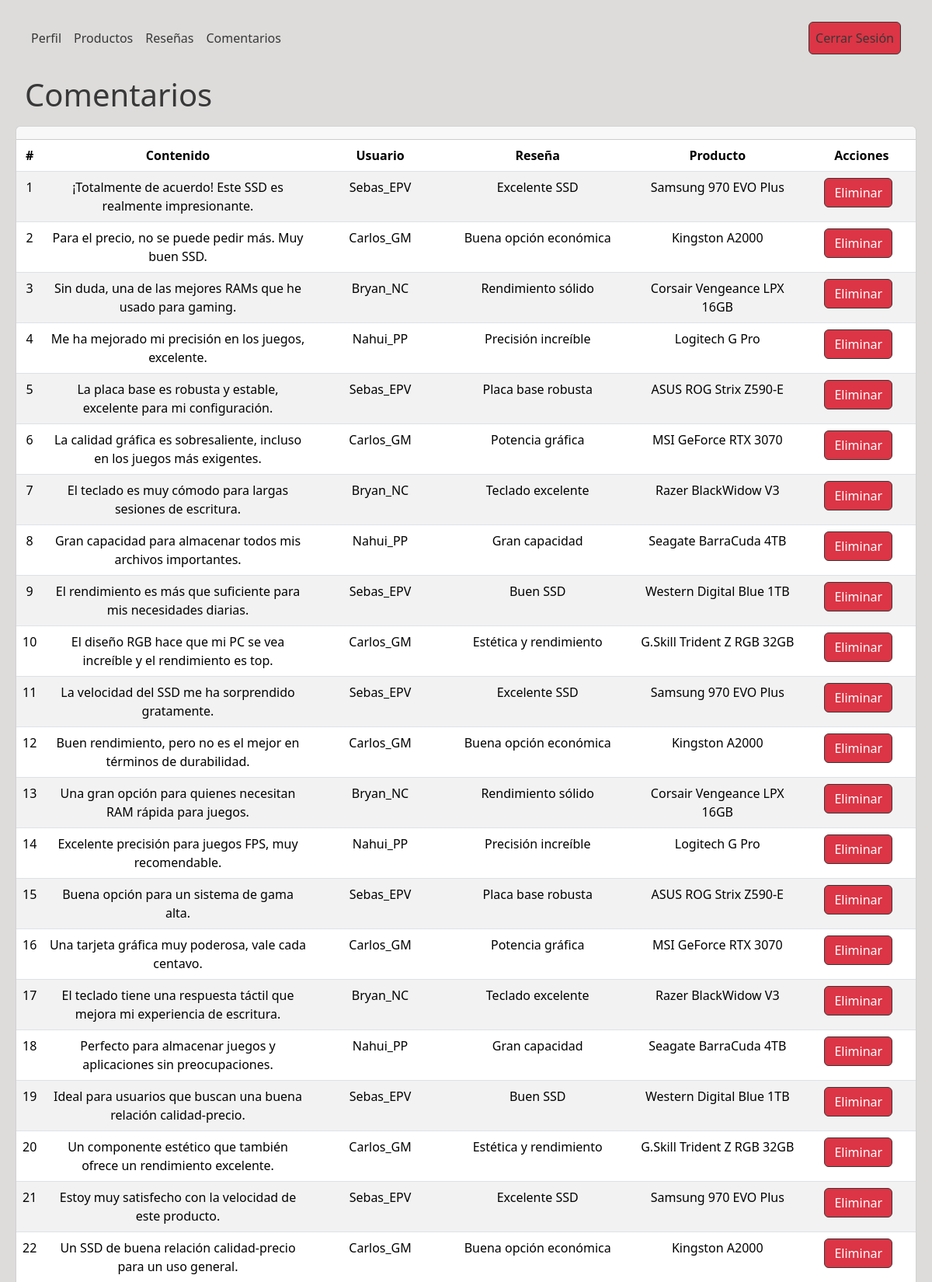
Screenshot of /app/views/admin/gestionarComentarios/listarComentarios.php (upper part) with the database file from the repository.
### tables this page shows
CREATE TABLE comments (
	comments_id INT PRIMARY KEY AUTO_INCREMENT,
    content TEXT,
    fk_user_id INT,
	CONSTRAINT fk_user_id_comments FOREIGN KEY (fk_user_id) REFERENCES users(user_id),
    fk_review_id INT,
	CONSTRAINT fk_review_id_comments FOREIGN KEY (fk_review_id) REFERENCES reviews(review_id)
);

CREATE TABLE users(
    user_id INT AUTO_INCREMENT PRIMARY KEY, 
    username VARCHAR(50) NOT NULL UNIQUE,
    first_name VARCHAR(25) NOT NULL,
    last_name VARCHAR (25) NOT NULL,
    pass VARCHAR(255) NOT NULL,
    email VARCHAR (50) NOT NULL,
    permissions BOOL NOT NULL
);

CREATE TABLE reviews(
    review_id INT AUTO_INCREMENT PRIMARY KEY, 
    title VARCHAR (40) NOT NULL,
    content VARCHAR(200) NOT NULL,
    date_review DATETIME DEFAULT NOW(),
    fk_product_id INT,
    CONSTRAINT fk_product_id FOREIGN KEY (fk_product_id) REFERENCES products(product_id),
    fk_tier_id INT,
    CONSTRAINT fk_tier_id_reviews FOREIGN KEY (fk_tier_id) REFERENCES tiers(tier_id),
	fk_author_id INT,
    CONSTRAINT fk_author_id_reviews FOREIGN KEY (fk_author_id) REFERENCES users(user_id)
);

CREATE TABLE products(
    product_id INT AUTO_INCREMENT PRIMARY KEY, 
    product_name VARCHAR(50) NOT NULL UNIQUE,
    product_description VARCHAR(200) NOT NULL,
    product_price FLOAT NOT NULL,
    fk_brand_id INT,
    CONSTRAINT fk_brand_id FOREIGN KEY (fk_brand_id) REFERENCES brands(brand_id),
    fk_tier_id INT,
    CONSTRAINT fk_tier_id FOREIGN KEY (fk_tier_id) REFERENCES tiers(tier_id)
);

### app/views/admin/gestionarComentarios/listarComentarios.php (the view, shortened to what this page needs)
<?php
$con = new Database;
$enlace = $con->getConnection();
$query = "
    SELECT comments.*, users.username, reviews.title AS review_title, products.product_name
    FROM comments
    LEFT JOIN users ON comments.fk_user_id = users.user_id
    LEFT JOIN reviews ON comments.fk_review_id = reviews.review_id
    LEFT JOIN products ON reviews.fk_product_id = products.product_id
";
$consulta = $enlace->query($query);
$comments = $consulta->fetchAll(PDO::FETCH_ASSOC);
?>
<!DOCTYPE html>
<html lang="en">
<head>
    <link href="https://cdn.jsdelivr.net/npm/bootstrap@5.3.3/dist/css/bootstrap.min.css" rel="stylesheet">
</head>
<body class="hold-transition sidebar-mini">
    <div class="wrapper">
        <nav class="navbar navbar-expand-lg navbar-light">
            <div class="container-fluid">
                <div class="collapse navbar-collapse" id="navbarNav">
                    <ul class="navbar-nav">
                        <li class="nav-item"><a class="nav-link" href="./../gestionarPerfil/verPerfil.php">Perfil</a></li>
                        <li class="nav-item"><a class="nav-link" href="./../gestionarProductos/listasProducto.php">Productos</a></li>
                        <li class="nav-item"><a class="nav-link" href="./../gestionarReseñas/listasReseñas.php">Reseñas</a></li>
                        <li class="nav-item"><a class="nav-link" href="./../gestionarComentarios/listarComentarios.php">Comentarios</a></li>
                    </ul>
                    <ul class="navbar-nav ms-auto">
                        <li class="nav-item"><a class="nav-link btn btn-custom-danger" href="./../auth/logout.php">Cerrar Sesión</a></li>
                    </ul>
                </div>
            </div>
        </nav>
        <div class="content-wrapper">
            <section class="content-header">
                <div class="container-fluid">
                    <div class="row mb-2">
                        <div class="">
                            <h1>Comentarios</h1>
                        </div>
                    </div>
                </div>
            </section>
            <section class="content">
                <div class="card">
                    <div class="card-header">
                    </div>
                    <div class="card-body p-0">
                        <table class="table table-striped projects">
                            <thead>
                                <tr>
                                    <th style="width: 1%">#</th>
                                    <th style="width: 30%">Contenido</th>
                                    <th style="width: 15%">Usuario</th>
                                    <th style="width: 20%">Reseña</th>
                                    <th style="width: 20%">Producto</th>
                                    <th>Acciones</th>
                                </tr>
                            </thead>
                            <tbody>
                                <?php if (!empty($comments)) : ?>
                                    <?php foreach ($comments as $comment) : ?>
                                        <tr>
                                            <td><?php echo htmlspecialchars($comment['comments_id']); ?></td>
                                            <td><?php echo htmlspecialchars($comment['content']); ?></td>
                                            <td><?php echo htmlspecialchars($comment['username']); ?></td>
                                            <td><?php echo htmlspecialchars($comment['review_title']); ?></td>
                                            <td><?php echo htmlspecialchars($comment['product_name']); ?></td>
                                            <td>
                                                <a href="#" onclick="confirmDeletion(<?php echo $comment['comments_id']; ?>); return false;" class="btn btn-custom-danger">Eliminar</a>
                                            </td>
                                        </tr>
                                    <?php endforeach; ?>
                                <?php else : ?>
                                    <tr>
                                        <td colspan="6">No hay comentarios disponibles.</td>
                                    </tr>
                                <?php endif; ?>
                            </tbody>
                        </table>
                    </div>
                </div>
            </section>
        </div>
    </div>
</body>
</html>

### app/views/admin/gestionarComentarios/listarComentarios.php (style rules this page uses)
body { background-color: #DDDCDB; margin: 20px; }
h1 { color: #383838; }
.btn-custom-danger { background-color: #dc3545; border: solid #383838 1px; color: #ffffff; margin-right: 8px; }
.navbar { margin-bottom: 20px; }
.navbar-nav .nav-link { color: #383838; }
.table th, .table td { text-align: center; }

### rows the page displays
comments: comments_id "1", content "¡Totalmente de acuerdo! Este SSD es realmente impresionante.", fk_user.username "Sebas_EPV", fk_review.title "Excelente SSD", products.product_name "Samsung 970 EVO Plus"
comments: comments_id "2", content "Para el precio, no se puede pedir más. Muy buen SSD.", fk_user.username "Carlos_GM", fk_review.title "Buena opción económica", products.product_name "Kingston A2000"
comments: comments_id "3", content "Sin duda, una de las mejores RAMs que he usado para gaming.", fk_user.username "Bryan_NC", fk_review.title "Rendimiento sólido", products.product_name "Corsair Vengeance LPX 16GB"
comments: comments_id "4", content "Me ha mejorado mi precisión en los juegos, excelente.", fk_user.username "Nahui_PP", fk_review.title "Precisión increíble", products.product_name "Logitech G Pro"
comments: comments_id "5", content "La placa base es robusta y estable, excelente para mi configuración.", fk_user.username "Sebas_EPV", fk_review.title "Placa base robusta", products.product_name "ASUS ROG Strix Z590-E"
comments: comments_id "6", content "La calidad gráfica es sobresaliente, incluso en los juegos más exigentes.", fk_user.username "Carlos_GM", fk_review.title "Potencia gráfica", products.product_name "MSI GeForce RTX 3070"
comments: comments_id "7", content "El teclado es muy cómodo para largas sesiones de escritura.", fk_user.username "Bryan_NC", fk_review.title "Teclado excelente", products.product_name "Razer BlackWidow V3"
comments: comments_id "8", content "Gran capacidad para almacenar todos mis archivos importantes.", fk_user.username "Nahui_PP", fk_review.title "Gran capacidad", products.product_name "Seagate BarraCuda 4TB"
comments: comments_id "9", content "El rendimiento es más que suficiente para mis necesidades diarias.", fk_user.username "Sebas_EPV", fk_review.title "Buen SSD", products.product_name "Western Digital Blue 1TB"
comments: comments_id "10", content "El diseño RGB hace que mi PC se vea increíble y el rendimiento es top.", fk_user.username "Carlos_GM", fk_review.title "Estética y rendimiento", products.product_name "G.Skill Trident Z RGB 32GB"
comments: comments_id "11", content "La velocidad del SSD me ha sorprendido gratamente.", fk_user.username "Sebas_EPV", fk_review.title "Excelente SSD", products.product_name "Samsung 970 EVO Plus"
comments: comments_id "12", content "Buen rendimiento, pero no es el mejor en términos de durabilidad.", fk_user.username "Carlos_GM", fk_review.title "Buena opción económica", products.product_name "Kingston A2000"
comments: comments_id "13", content "Una gran opción para quienes necesitan RAM rápida para juegos.", fk_user.username "Bryan_NC", fk_review.title "Rendimiento sólido", products.product_name "Corsair Vengeance LPX 16GB"
comments: comments_id "14", content "Excelente precisión para juegos FPS, muy recomendable.", fk_user.username "Nahui_PP", fk_review.title "Precisión increíble", products.product_name "Logitech G Pro"
comments: comments_id "15", content "Buena opción para un sistema de gama alta.", fk_user.username "Sebas_EPV", fk_review.title "Placa base robusta", products.product_name "ASUS ROG Strix Z590-E"
comments: comments_id "16", content "Una tarjeta gráfica muy poderosa, vale cada centavo.", fk_user.username "Carlos_GM", fk_review.title "Potencia gráfica", products.product_name "MSI GeForce RTX 3070"
comments: comments_id "17", content "El teclado tiene una respuesta táctil que mejora mi experiencia de escritura.", fk_user.username "Bryan_NC", fk_review.title "Teclado excelente", products.product_name "Razer BlackWidow V3"
comments: comments_id "18", content "Perfecto para almacenar juegos y aplicaciones sin preocupaciones.", fk_user.username "Nahui_PP", fk_review.title "Gran capacidad", products.product_name "Seagate BarraCuda 4TB"
comments: comments_id "19", content "Ideal para usuarios que buscan una buena relación calidad-precio.", fk_user.username "Sebas_EPV", fk_review.title "Buen SSD", products.product_name "Western Digital Blue 1TB"
comments: comments_id "20", content "Un componente estético que también ofrece un rendimiento excelente.", fk_user.username "Carlos_GM", fk_review.title "Estética y rendimiento", products.product_name "G.Skill Trident Z RGB 32GB"
comments: comments_id "21", content "Estoy muy satisfecho con la velocidad de este producto.", fk_user.username "Sebas_EPV", fk_review.title "Excelente SSD", products.product_name "Samsung 970 EVO Plus"
comments: comments_id "22", content "Un SSD de buena relación calidad-precio para un uso general.", fk_user.username "Carlos_GM", fk_review.title "Buena opción económica", products.product_name "Kingston A2000"
